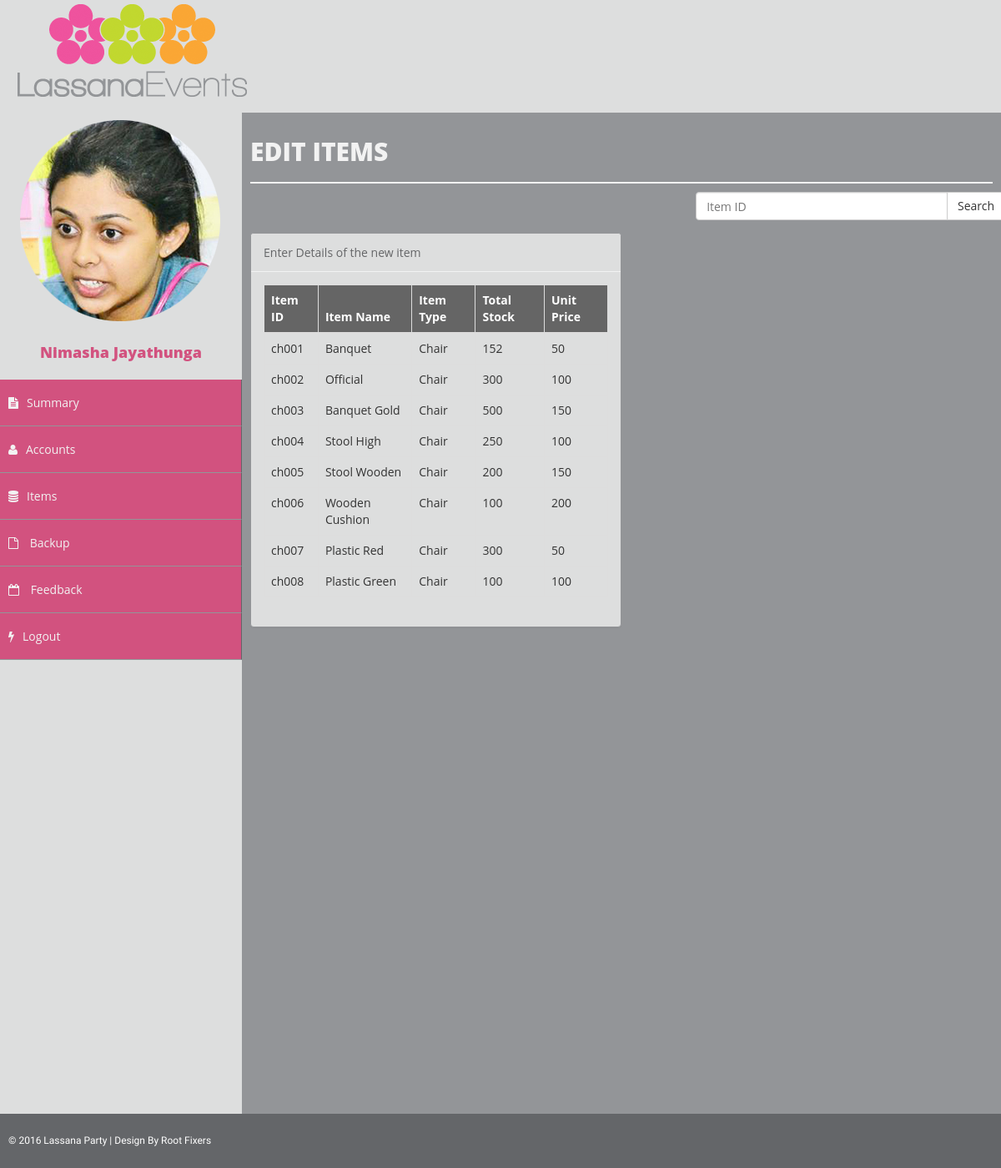
Screenshot of /admin/edititems.php (signed in) with the database file from the repository.
### tables this page shows
CREATE TABLE IF NOT EXISTS `users1` (
  `uid` int(11) NOT NULL AUTO_INCREMENT,
  `employee_type` varchar(30) NOT NULL,
  `upass` varchar(50) NOT NULL,
  `uname` varchar(30) DEFAULT NULL,
  `fullname` varchar(100) NOT NULL,
  `contact` int(10) NOT NULL,
  `NIC` varchar(10) DEFAULT NULL,
  `Address` varchar(75) NOT NULL,
  `uemail` varchar(70) NOT NULL,
  `location` varchar(100) NOT NULL,
  PRIMARY KEY (`uid`),
  UNIQUE KEY `uname` (`uname`,`uemail`),
  KEY `NIC` (`NIC`)
);

CREATE TABLE IF NOT EXISTS `stock` (
  `Item_ID` varchar(10) NOT NULL,
  `Item_Name` varchar(50) NOT NULL,
  `Item_Type` varchar(256) NOT NULL,
  `Unit_Price` double NOT NULL,
  `location` varchar(256) NOT NULL,
  `color` varchar(256) NOT NULL,
  `Total_Stock` int(255) NOT NULL,
  PRIMARY KEY (`Item_ID`)
);

### config/class.user.php (called while the page is built, shortened)
<?php
   	class User{
   		public $db;
   		public function __construct(){
   			$this->db = new mysqli(DB_SERVER, DB_USERNAME, DB_PASSWORD, DB_DATABASE);
   		}
       	public function get_fullname($uid){
       		$sql3="SELECT fullname FROM users1 WHERE uid = $uid";
   	        $result = mysqli_query($this->db,$sql3);
   	        $user_data = mysqli_fetch_array($result);
   	        return $user_data['fullname'];
       	}
   	}
   ?>

### admin/edititems.php (the view, shortened to what this page needs)
<?php
   include_once '../config/class.user.php';
   $user = new User();
   $uid = $_SESSION['uid'];
   ?>
<!DOCTYPE html>
<head>
</head>
<body>
    <div id="wrapper">
        <?php include '../config/adminheader.php'; ?>
        <div id="page-wrapper">
            <div id="page-inner">
                <div class="row">
                    <div class="col-md-12">
                        <h1 class="page-head-line">Edit Items</h1>
                        <form action="edititems1.php" method="POST" class="form-horizontal form-label-left" novalidate>
                              <div class="title_left">
                                <div class="col-md-5 col-sm-5 col-xs-12 form-group pull-right top_search">
                                  <div class="input-group">
                                    <input id="itemID" name="itemID" type="text" class="form-control" placeholder="Item ID">
                                    <span class="input-group-btn">
                                      <button id="search" name="search" type="submit" class="btn btn-default" value="search">Search</button>
                                    </span>
                                  </div>
                                </div>
                              </div>
                          </form>
                    </div>
                </div>
				<div class="col-md-6 col-sm-6 col-xs-12" >
                  <div class="panel panel-info">
                        <div class="panel-heading">
                           Enter Details of the new item
                        </div>
                        <div class="panel-body">
                            <?php
                            include '../config/db_confg.php';
                            $select = "SELECT * FROM stock ";
                            $result = mysqli_query($conn, $select);
                            if ( mysqli_num_rows($result) > 0) {
                                echo ('<div class="table-responsive"><table border=1 class="table table-bordered" >
                                    <thead style="background-color:#656565;color:#ffffff;">
                                    <tr>
                                        <th>Item ID</th>
                                        <th>Item Name</th>
                                        <th>Item Type</th>
                                        <th>Total Stock</th>
                                        <th>Unit Price</th>
                                    </tr></thead>');
                                    echo("<tbody>");
                                    while($row = mysqli_fetch_assoc($result)) {
                                        echo (
                                        "<tr>
                                            <form method=\"post\" action=\"edititems.php\">
                                                <td> " . $row["Item_ID"]. "  </td>
                                                <td>" . $row["Item_Name"] . "</td>
                                                <td>" . $row["Item_Type"]." </td>
                                                <td>" . $row["Total_Stock"]." </td>
                                                <td>" . $row["Unit_Price"]." </td>
                                            </form>
                                        </tr>");
                                    }
                                   echo ("</tbody></table></div>");
                        }
                        ?>
                         </div>
                     </div>
                 </div>
            </div>
        </div>
    </div>
    <?php include '../config/footer.php'; ?>
</body>
</html>

### config/adminheader.php (shortened to what this page needs)
<html>
    <head>
    <link href="../assets/css/bootstrap.css" rel="stylesheet" />
    <link href="../assets/css/font-awesome.css" rel="stylesheet" />
    <link href="../assets/css/basic.css" rel="stylesheet" />
    <link href="../assets/css/custom.css" rel="stylesheet" />
    <link href="../assets/css/sweetalert2.css" rel="stylesheet" />
    </head>
<body>
    <nav class="navbar navbar-cls-top " role="navigation" >
            <img  src="../assets/img/logo.png" style="margin:5px " >
    </nav>
        <nav class="navbar-side" role="navigation">
            <div class="sidebar-collapse">
                <ul class="nav" id="main-menu">
                    <li>
                        <?php
                        include '../config/db_confg.php';
                        $query = $conn->query("select * from users1 where uid='$uid'");
                        while($row = mysqli_fetch_assoc($query)){
                        ?>
                        <div class="user-img-div">
                            <img class="photo" src="<?php echo $row['location']; ?>" >
                            <?php } ?>
                            <br><br>
                            <div class="inner-text">
                               <?php echo $user->get_fullname($uid); ?>
                            </div>
                        </div>
                    </li>
                    <li>
                        <a  data-toggle="collapse" data-parent="#nothing" href="#collapseSummary"><i class="fa fa-file-text"></i>Summary </a>
                    </li>
                    <li>
                        <a data-toggle="collapse" data-parent="#nothing" href="#collapseAccounts"><i class="fa fa-user "></i>Accounts</a>
                    </li>
                     <li>
                        <a data-toggle="collapse" data-parent="#nothing" href="#collapseItems"><i class="fa fa-database "></i>Items </a>
                    </li>
                    <li>
                        <a href="backup.php"><i class="fa fa-file-o "></i> Backup</a></li>
                    <li>
                        <a href="contactMsg.php"><i class="fa fa-calendar-o "></i> Feedback</a></li>
                    <li>
                        <a href='../config/login.php'><i class="fa fa-flash "></i>Logout</a>
                    </li>
                </ul>
            </div>
        </nav>
</body>
</html>

### assets/css/basic.css (style rules this page uses)
body { font-family: 'Questrial', sans-serif; line-height:25px; font-family: 'Open Sans',serif; }
.user-img-div { background-color: #dddede; }
.user-img-div .inner-text { text-align: center; position: relative; color: #D2527F; font-weight: 800; padding-bottom: 20px; font-size: 18px; }
.navbar-side { border: none; background-color: #646669; z-index: 1; position: absolute; width: 290px; margin-top: 15px; }
.sidebar-collapse .nav { padding: 0; height: 100%; }
.sidebar-collapse .nav > li > a { color: #f2f2f2; background: #D2527F; text-shadow: none; padding: 15px 40px; border-bottom: 1px solid #939598; padding: 15px 10px; border-right:1px solid #646669; }
#wrapper { width: 100%; background-color: #dddede; line-height:25px; font-family: 'Open Sans',serif; }
#page-wrapper { min-height: 600px; background: #dddede; margin: 0 0 0 260px; padding: 15px 0px 0px 30px; }
#page-inner { width: 100%; margin: 0px; background-color: #939598!important; padding: 10px; min-height: 1200px; }
.page-head-line { font-size: 30px; text-transform: uppercase; color: #f2f2f2; font-weight: 800; padding-bottom: 20px; border-bottom: 2px solid #f2f2f2; margin-bottom: 10px; }
.navbar-cls-top { background: #dddede; border: none; height: 100px; }
.nav > li > a > i { margin-right: 10px; }
.navbar { border-radius: 0px; }
.panel-info { border-color: #939598; background-color: #dddede; }
.panel-body { border-color: #f2f2f2; }
.panel-info > .panel-heading { color: #656668; background-color: #dddede; border-color: #f2f2f2; }
thead { color: #939598; background-color: #f2f2f2; border:#656668; }
.table-bordered { border-bottom-style: inset; }

### css/custom.css (style rules this page uses)
ul { list-style: none; }
li a { color: #f2f2f2; }

### config/adminheader.php (style rules this page uses)
body { font-family: 'Questrial', sans-serif; }

### rows the page displays
users1: location (picture), fullname "Nimasha Jayathunga"
stock: Item_ID "ch001", Item_Name "Banquet", Item_Type "Chair", Total_Stock "152", Unit_Price "50"
stock: Item_ID "ch002", Item_Name "Official", Item_Type "Chair", Total_Stock "300", Unit_Price "100"
stock: Item_ID "ch003", Item_Name "Banquet Gold", Item_Type "Chair", Total_Stock "500", Unit_Price "150"
stock: Item_ID "ch004", Item_Name "Stool High", Item_Type "Chair", Total_Stock "250", Unit_Price "100"
stock: Item_ID "ch005", Item_Name "Stool Wooden", Item_Type "Chair", Total_Stock "200", Unit_Price "150"
stock: Item_ID "ch006", Item_Name "Wooden Cushion", Item_Type "Chair", Total_Stock "100", Unit_Price "200"
stock: Item_ID "ch007", Item_Name "Plastic Red", Item_Type "Chair", Total_Stock "300", Unit_Price "50"
stock: Item_ID "ch008", Item_Name "Plastic Green", Item_Type "Chair", Total_Stock "100", Unit_Price "100"
